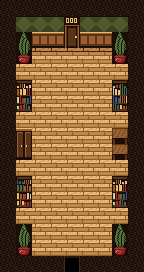

This game map was drawn from its Tiled (.tmx) file and the tilesets committed beside it. A one-line description and the full map source follow:
An orthogonal 9x17 tile map with 16x16 px tiles, 1 tile layer (tiles) and 4 objects (entry, exit, keyspot, closet).

<map version="1.10" tiledversion="1.12.2" orientation="orthogonal" renderorder="right-down" width="9" height="17" tilewidth="16" tileheight="16" infinite="0" nextlayerid="3" nextobjectid="10">
 <properties>
  <property name="allow_lock" type="bool" value="true" />
  <property name="kind" value="normal" />
 </properties>
 <tileset firstgid="1" source="../tilesets/hotel.tsx" />
 <layer id="1" name="tiles" width="9" height="17">
  <data encoding="csv">
7,7,7,7,7,7,7,7,7,
7,8,8,8,10,8,8,8,7,
7,43,9,9,11,9,9,43,7,
7,44,3,3,3,3,3,44,7,
7,2,2,2,2,2,2,2,7,
7,32,2,2,2,2,2,33,7,
7,35,2,2,2,2,2,36,7,
7,2,2,2,2,2,2,2,7,
7,12,2,2,2,2,2,15,7,
7,13,2,2,2,2,2,15,7,
7,2,2,2,2,2,2,2,7,
7,34,2,2,2,2,2,32,7,
7,37,2,2,2,2,2,35,7,
7,2,2,2,2,2,2,2,7,
7,43,2,2,2,2,2,43,7,
7,44,2,2,2,2,2,44,7,
7,7,7,7,25,7,7,7,7
</data>
 </layer>
 <objectgroup id="2" name="objects">
  <object id="1" name="entry" x="64" y="256" width="16" height="16">
   <properties>
    <property name="wall" value="bottom" />
   </properties>
  </object>
  <object id="2" name="exit" x="64" y="16" width="16" height="32">
   <properties>
    <property name="wall" value="top" />
   </properties>
  </object>
  <object id="6" name="keyspot" x="112" y="144">
   <point />
  </object>
  <object id="8" name="closet" x="16" y="128" width="16" height="32" />
 </objectgroup>
</map>
